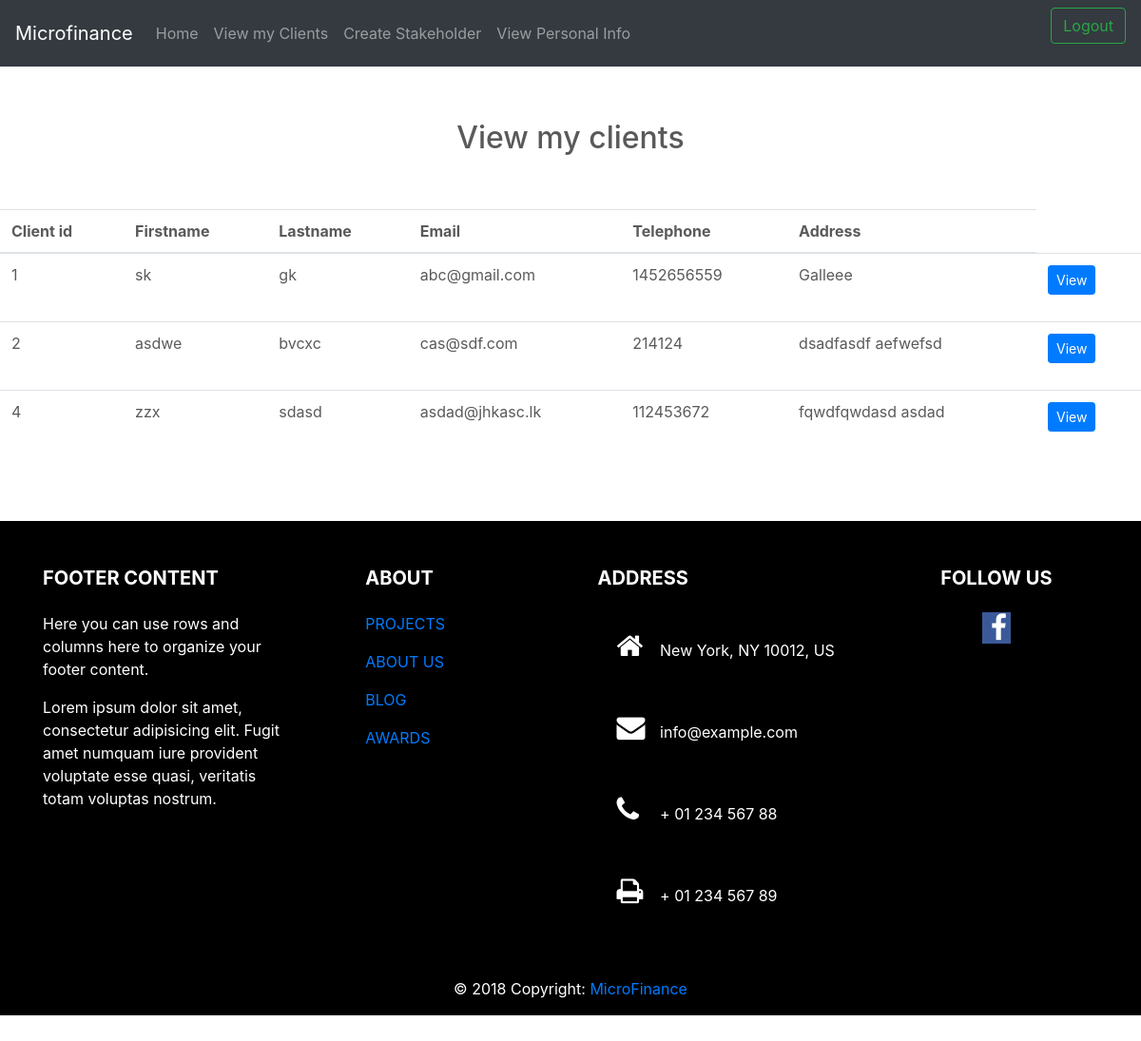
The app's page /Rep/viewclients.php (signed in), older data.
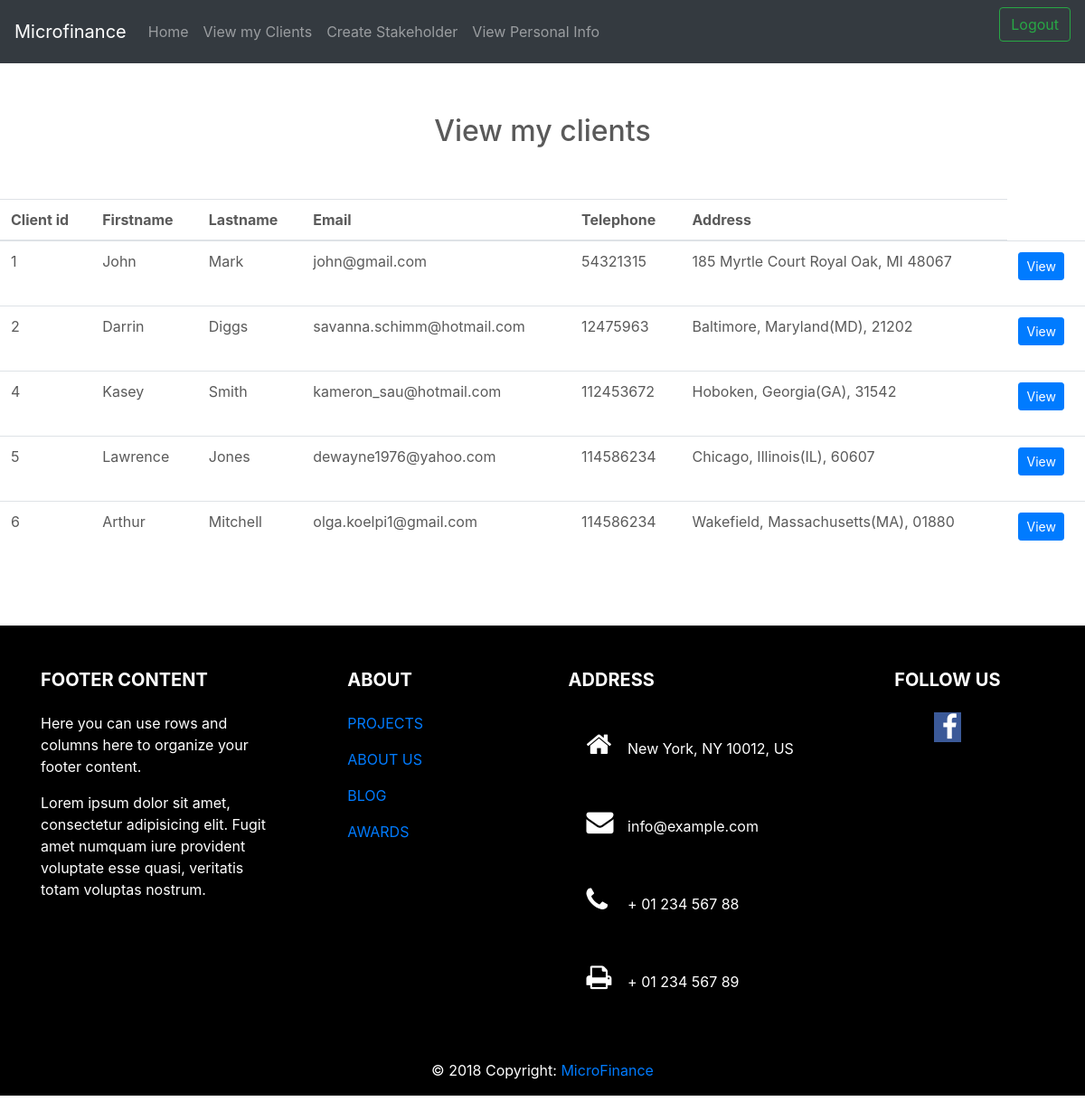
The same page, newer data.
### tables this page shows
CREATE TABLE `clients` (
  `client_id` int(10) NOT NULL,
  `rep_id` int(10) DEFAULT NULL,
  `birthday` date DEFAULT NULL,
  `acc_no` int(15) DEFAULT NULL,
  `old_id` int(10) DEFAULT NULL,
  `username` varchar(15) DEFAULT NULL,
  `first_name` varchar(15) DEFAULT NULL,
  `last_name` varchar(15) DEFAULT NULL,
  `email` varchar(30) DEFAULT NULL,
  `tele_phone` int(10) DEFAULT NULL,
  `address` text,
  `gender` enum('Male','Female') DEFAULT NULL,
  `nic` varchar(11) DEFAULT NULL,
  `photo` longblob,
  `branch` varchar(20) NOT NULL,
  `marital_status` enum('Single','Married') DEFAULT NULL,
  `status` enum('pending','created','revoked') DEFAULT NULL
);

### Classes/rep.php (called while the page is built, shortened)
<?php
class rep
{
    private $rep_id;
    public function getRepId()
    {
        return $this->rep_id;
    }
}

### Rep/viewclients.php (the view, shortened to what this page needs)
<?php
require_once '../Classes/rep.php';
?>
<link rel="stylesheet" href="https://stackpath.bootstrapcdn.com/bootstrap/4.1.3/css/bootstrap.min.css"
>
<!doctype html>
<html lang="en">
<head>
    <link href="../../dist/css/bootstrap.min.css" rel="stylesheet">
    <link rel="stylesheet" href="https://stackpath.bootstrapcdn.com/bootstrap/4.1.3/css/bootstrap.min.css"
>
    <link rel="stylesheet" href="https://cdnjs.cloudflare.com/ajax/libs/font-awesome/4.7.0/css/font-awesome.min.css">
          <link href="../css/custom.css" rel="stylesheet">
    <link href="carousel.css" rel="stylesheet">
</head>
<body>
<header>
    <nav class="navbar navbar-expand-md navbar-dark fixed-top bg-dark">
        <a class="navbar-brand" href="#">Microfinance</a>
        <div class="collapse navbar-collapse" id="navbarCollapse">
            <ul class="navbar-nav mr-auto">
            <li class="nav-item">
                    <a class="nav-link" href="rephome.php">Home <span class="sr-only">(current)</span></a>
                </li>
                <li class="nav-item">
                    <a class="nav-link" href="viewclients.php">View my Clients</a>
                </li>
                <li class="nav-item ">
                    <a class="nav-link" href="createstakeholder.php">Create Stakeholder </a>
                </li>
                <li class="nav-item ">
                    <a class="nav-link" href="viewpdetails.php">View Personal Info </a>
                </li>
            </ul>
            <form class="form-inline mt-2 mt-md-0" action="../login/logout.php">
                <button class="btn btn-outline-success my-2 my-sm-0" type="submit">Logout</button>
            </form>
        </div>
    </nav>
</header>
<main role="main">
    <div class="py-5 text-center" style="margin-top: 30px;">
        <h2>View my clients</h2>
    </div>
    <div>
        <?php
        $dataconnect = new DbConnect();
        $database = $dataconnect->connect();
        $rep_id = $_SESSION['rep']->getRepId();
        $result = mysqli_query($database, "SELECT * FROM clients WHERE rep_id='$rep_id'");
        echo "<table class='table'>
      <thead>
      <tr>
      <th>Client id</th>
      <th>Firstname</th>
      <th>Lastname</th>
      <th>Email</th>
      <th>Telephone</th>
      <th>Address</th>
      </tr>
      </thead>
      <tbody>";
        while ($row = mysqli_fetch_array($result)) {
            echo "<tr>";
            echo "<td>" . $row['client_id'] . "</td>";
            echo "<td>" . $row['first_name'] . "</td>";
            echo "<td>" . $row['last_name'] . "</td>";
            echo "<td>" . $row['email'] . "</td>";
            echo "<td>" . $row['tele_phone'] . "</td>";
            echo "<td>" . $row['address'] . "</td>";
            echo "<td> <form action='profile.php' method='post'><input type='hidden' name='name' value='", $row['client_id'], "'><input class='btn btn-primary btn-sm' type='submit' name='submit' value='View'></form>";
            echo "</tr>";
        }
        echo "</tbody></table>";
        ?>
    </div>
    <div style="height:50px">
</div>
      <footer class="page-footer font-small mdb-color lighten-3 pt-4">
<div class="container text-center text-md-left">
  <div class="row">
    <div class="col-md-4 col-lg-3 mr-auto my-md-4 my-0 mt-4 mb-1">
      <h5 class="font-weight-bold text-uppercase mb-4">Footer Content</h5>
      <p>Here you can use rows and columns here to organize your footer content.</p>
      <p>Lorem ipsum dolor sit amet, consectetur adipisicing elit. Fugit amet numquam iure provident voluptate esse
        quasi, veritatis totam voluptas nostrum.</p>
    </div>
    <div class="col-md-2 col-lg-2 mx-auto my-md-4 my-0 mt-4 mb-1">
      <h5 class="font-weight-bold text-uppercase mb-4">About</h5>
      <ul class="list-unstyled">
        <li>
          <p>
            <a href="#!">PROJECTS</a>
          </p>
        </li>
        <li>
          <p>
            <a href="#!">ABOUT US</a>
          </p>
        </li>
        <li>
          <p>
            <a href="#!">BLOG</a>
          </p>
        </li>
        <li>
          <p>
            <a href="#!">AWARDS</a>
          </p>
        </li>
      </ul>
    </div>
    <div class="col-md-4 col-lg-3 mx-auto my-md-4 my-0 mt-4 mb-1">
      <h5 class="font-weight-bold text-uppercase mb-4">Address</h5>
      <ul class="list-unstyled">
        <li>
          <p>
            <i class="fa fa-home mr-3"></i> New York, NY 10012, US</p>
        </li>
        <li>
          <p>
            <i class="fa fa-envelope mr-3"></i> info@example.com</p>
        </li>
        <li>
          <p>
            <i class="fa fa-phone mr-3"></i> + 01 234 567 88</p>
        </li>
        <li>
          <p>
            <i class="fa fa-print mr-3"></i> + 01 234 567 89</p>
        </li>
      </ul>
    </div>
    <div class="col-md-2 col-lg-2 text-center mx-auto my-4">
      <h5 class="font-weight-bold text-uppercase mb-4">Follow Us</h5>
      <a type="button" class="btn-floating btn-fb">
        <i class="fa fa-facebook"></i>
      </a>
    </div>
  </div>
</div>
<div class="footer-copyright text-center py-3">© 2018 Copyright:
  <a href=""> MicroFinance</a>
</div>
</footer>
</main>
</body>
</html>

### css/custom.css (style rules this page uses)
.fa { padding: 20px; font-size: 30px; width: 45px; text-decoration: none; }
.fa-facebook { background: #3B5998; color: #FFFFFF; padding: 0.05em 0.3em; background: #3B5998; color: white; width: 30px; }
footer { background: black; color: white; }

### css/carousel.css (style rules this page uses)
body { padding-top: 3rem; padding-bottom: 3rem; color: #5a5a5a; }

Row changes from the older to the newer data that the page shows:
changed clients id 1: first_name "sk" → "John"; last_name "gk" → "Mark"; email "abc@gmail.com" → "john@gmail.com"; tele_phone "1452656559" → "54321315"; address "Galleee" → "185 Myrtle Court Royal Oak, MI 48067"
changed clients id 2: first_name "asdwe" → "Darrin"; last_name "bvcxc" → "Diggs"; email "cas@sdf.com" → "savanna.schimm@hotmail.com"; tele_phone "214124" → "12475963"; address "dsadfasdf aefwefsd" → "Baltimore, Maryland(MD), 21202"
changed clients id 4: first_name "zzx" → "Kasey"; last_name "sdasd" → "Smith"; email "asdad@jhkasc.lk" → "kameron_sau@hotmail.com"; address "fqwdfqwdasd asdad" → "Hoboken, Georgia(GA), 31542"
added clients: client_id "5", first_name "Lawrence", last_name "Jones", email "dewayne1976@yahoo.com", tele_phone "114586234", address "Chicago, Illinois(IL), 60607"
added clients: client_id "6", first_name "Arthur", last_name "Mitchell", email "olga.koelpi1@gmail.com", tele_phone "114586234", address "Wakefield, Massachusetts(MA), 01880"
